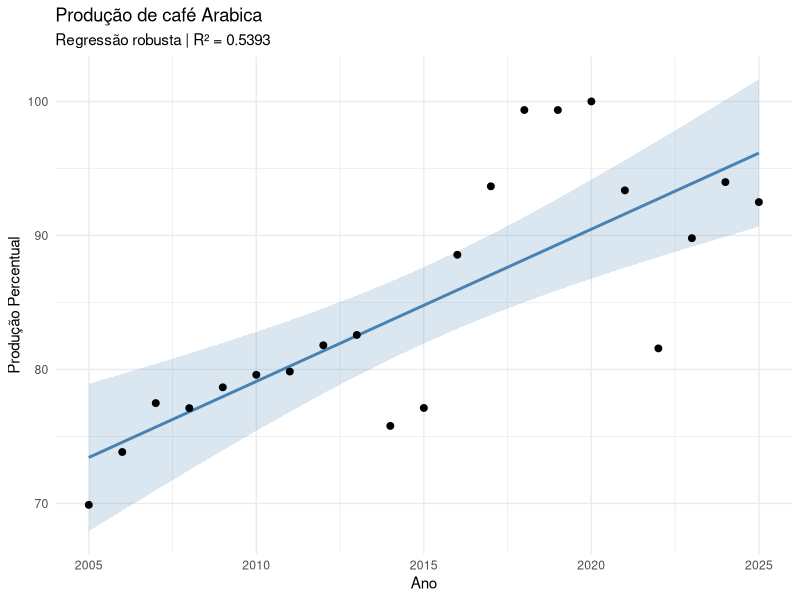

Write the R code that produced this figure.
#Regressão Robusta, arabica em percentagem
#==============================================================
rm(list = ls())
#Pacotes

library(MASS)
library(ggplot2)
#===============================================================


# Dados de produção de café
dados <- data.frame(
  Ano = 2005:2025,
  Producao = c( 69.8973641240961,
                73.839514812223,
                77.4900863074411,
                77.1168649405178,
                78.6680662467926,
                79.6011196641008,
                79.8460461861441,
                81.8054583624913,
                82.5752274317705,
                75.7872638208538,
                77.1285281082342,
                88.5584324702589,
                93.666899930021,
                99.3585257756006,
                99.3585257756006,
                100 ,
                93.3636575693958,
                81.5721950081642,
                89.7947282481922,
                93.9818054583625,
                92.4889199906694
  )
  
)

print(dados)

#=======================================================
#ajuste de modelos 
modelo <- rlm(Producao ~ Ano, data = dados, psi = psi.bisquare)

mode_nulo <- update(modelo, . ~ 1) 

r <- residuals(modelo) 

s <- mad(r, center = 0) 

u <- r / s 


coef(modelo) # Mostra o intercepto e o coeficiente de Ano

# Calcula o p-valor aproximado de Ano pelo teste de Wald
t_ano <- coef(summary(modelo))["Ano", "t value"]
p_valor <- pchisq(t_ano^2, df = 1, lower.tail = FALSE)
p_valor

# Calcula a perda robusta usando a função bisquare do pacote MASS
perda <- function(z) sum(1 - psi.bisquare(z)^(3/2))

# Compara o modelo com Ano ao modelo só com intercepto
R2 <- 1 - perda(u) / perda(residuals(mode_nulo ) / s)
round(R2, 4)

# Mostra os anos com resíduo padronizado acima de 3 em valor absoluto
dados$Residuo_pad <- u
subset(dados, abs(Residuo_pad) > 3)



# Valores ajustados pela regressão robusta
dados$Ajustado <- fitted(modelo)

# Faixa de confiança aproximada de 95% para a tendência média
ano_centrado <- dados$Ano - mean(dados$Ano)
EP <- summary(modelo)$stddev *
  sqrt(1 / nrow(dados) + ano_centrado^2 / sum(ano_centrado^2))
margem <- qnorm(0.975) * EP

ggplot(dados, aes(x = Ano)) +
  geom_ribbon(aes(ymin = Ajustado - margem, ymax = Ajustado + margem),
              fill = "steelblue", alpha = 0.2) +
  geom_line(aes(y = Ajustado), color = "steelblue", linewidth = 1) +
  geom_point(aes(y = Producao), size = 2) +
  #geom_point(data = subset(cafe, abs(Residuo_pad) > 3),
  #aes(y = Producao), color = "red3", size = 3)
  labs(
    title = "Produção de café Arabica",
    subtitle = paste("Regressão robusta | R² =", round(R2, 4)),
    x = "Ano",
    y = "Produção Percentual"
  ) +
  theme_minimal()

#Maior produção 
#periodo <- subset(dados, Ano >= 2020 & Ano <= 2025)

#periodo[which.min(periodo$Producao), c("Ano", "Producao")]
